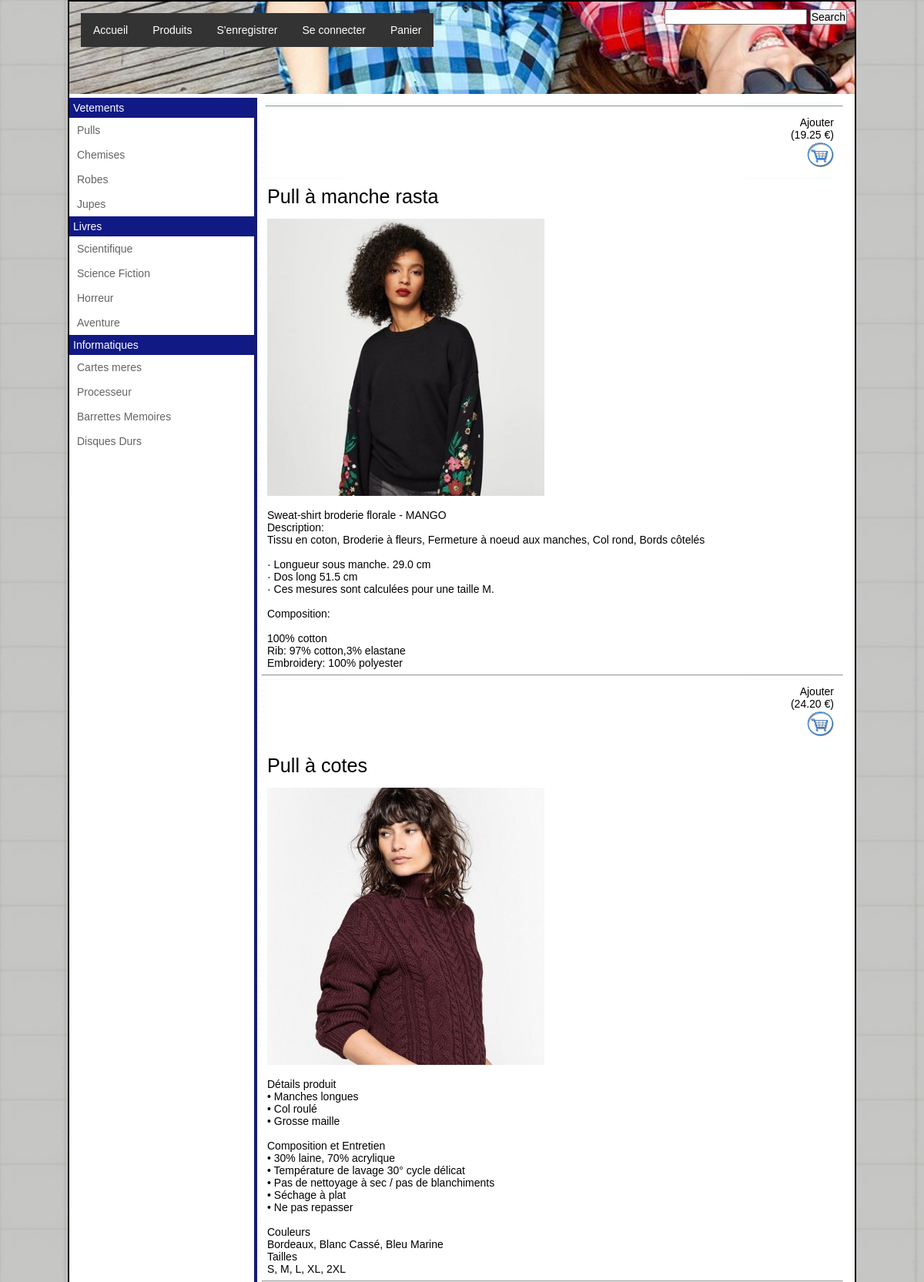
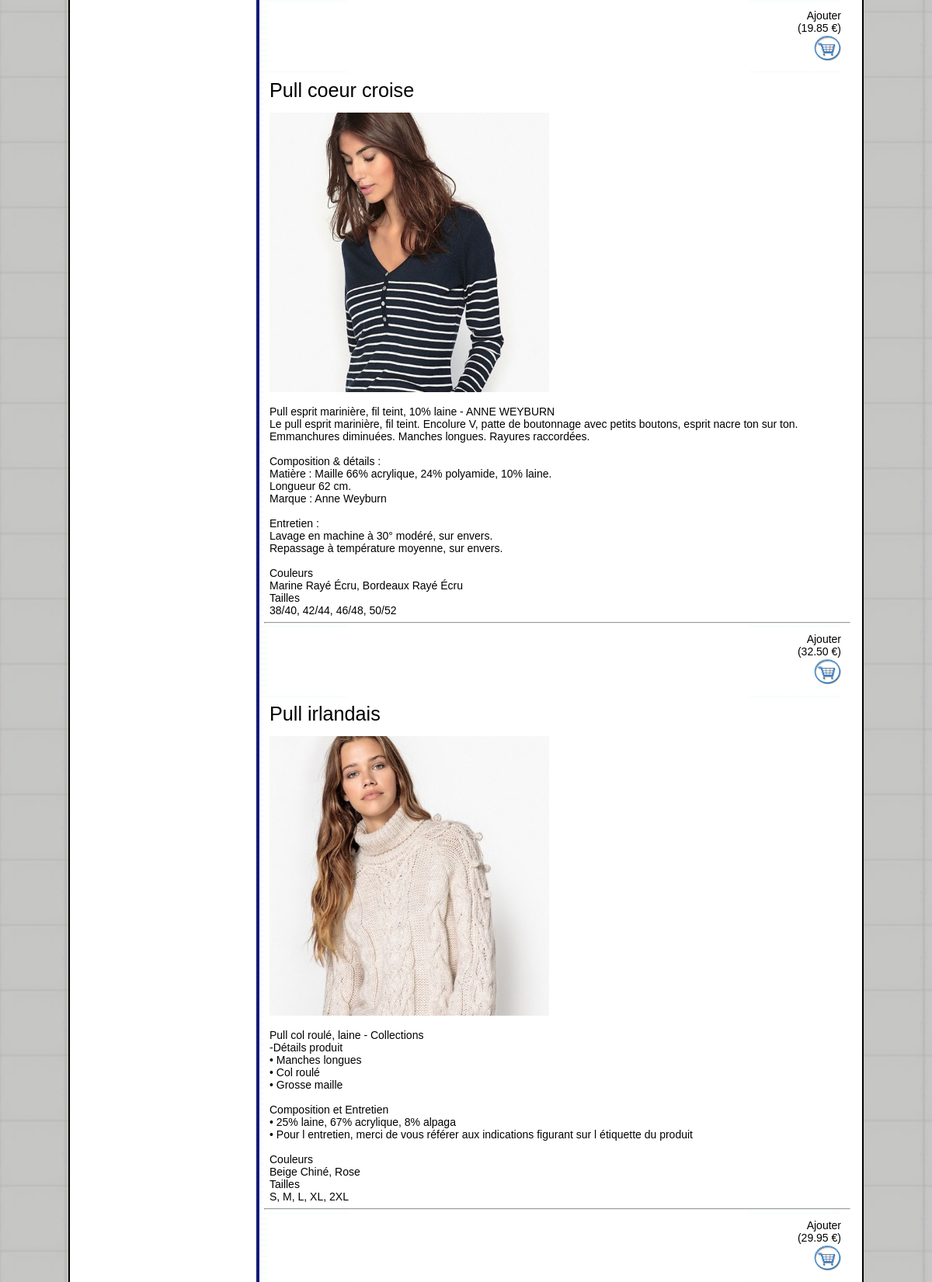
The page /index.php?all=all (upper part) on the database its author committed (2 pictures, top to bottom).
### tables this page shows
CREATE TABLE `sous_categories` (
  `idsscategorie` int(11) NOT NULL,
  `nomsscategorie` varchar(48) NOT NULL,
  `idcategorieparent` int(11) NOT NULL
);

CREATE TABLE `produits` (
  `idArticle` int(11) NOT NULL,
  `nomArticle` varchar(64) DEFAULT NULL,
  `idSscategorie` int(11) DEFAULT NULL,
  `photoArticle` varchar(127) DEFAULT NULL,
  `descArticle` longtext,
  `prixArticle` decimal(5,2) DEFAULT NULL
);

### controllers/ctrl_main.php (called while the page is built, shortened)
<?php
require_once ("tools/multiload.php");
$id_ssCat=0;
if (isset($_GET['idsscat'])) {
    if(!empty($_GET["idsscat"])){
        $id_ssCat = protect_montexte($_GET["idsscat"]);
    }
    if( $id_ssCat <> 0){
        $modArticles = new ModArticles();
        $articles = $modArticles->getArticlesofSsCat($id_ssCat);
        $str_inc = "views/view_detailsCategorie.php";
    }
} else if(isset($txtSearch) && !empty($txtSearch)){
    $str_inc ="resultSearch.php";
} else if(isset($_GET['all'])){
    $modArticles = new ModArticles();
    $allArticles = $modArticles->getAllArticles();
} else if(isset($_GET['act'])){
    $str_inc ="views/view_afficherpanier.php";
}else {
    $str_inc ="views/view_bienvenue.html";
}
require_once ("views/view_index.php");

### index.php (called while the page is built)
<?php
require_once ("controllers/ctrl_main.php");

### tools/multiload.php (called while the page is built, shortened)
<?php
spl_autoload_register(function ($className) {
    $dirs = ['models','tools'];
    try {
        foreach ($dirs as $dir) {
            $f = "$dir/$className.php";
            if (file_exists($f)) {
                $err = false;
                break;
            }
        }
    } catch (Exception $e) {
        echo "erreur : " . $e->getMessage();
        die();
    }
});

### models/modcategories.php (called while the page is built)
<?php
class ModCategories implements Conn_db
{
    private $conn;
    public function __construct()
    {
        try {
            $dsn = "mysql:host=localhost;dbname=".self::C_dbname;
            $this->conn = new PDO($dsn, self::C_dbuser, self::C_dbpass, array(PDO::ATTR_ERRMODE => PDO::ERRMODE_EXCEPTION));
        } catch (PDOException $p) {
            die('Erreur de connexion. Err : ' . $p->getMessage());
        }
    }
    public function getAllcategories()
    {
        $query = "SELECT * FROM categories";
        $res = $this->conn->query($query);
        return $res;
    }
    public function getSousCategories($id)
    {
        $query = "SELECT * FROM sous_categories where idcategorieparent = :idcat";
        $stmt = $this->conn->prepare($query);
        $stmt->bindParam(':idcat', $id, PDO::PARAM_INT);
        $stmt->execute();
        return $stmt;
    }
}

### models/modleftmenu.php (called while the page is built)
<?php
class ModLeftMenu
{
    public function buildLeftMenu()
    {
        $cat = new ModCategories();
        $qry_result = $cat->getAllcategories();
        $res = [];
        while ($row = $qry_result->fetch(PDO::FETCH_ASSOC)) {
            $res[$row['nomcategorie']] = [];
            $ssres = $cat->getSousCategories($row['idcategorie']);
            while($row_Ss = $ssres->fetch(PDO::FETCH_ASSOC)){
                array_push($res[$row['nomcategorie']], [$row_Ss['idsscategorie'],$row_Ss['nomsscategorie']]);
            }
        }
        return  $res;
    }
}

### models/modarticles.php (called while the page is built, shortened)
<?php
class ModArticles implements Conn_db
{
    private $conn;
    public function __construct()
    {
        try {
            $dsn = "mysql:host=localhost;dbname=".self::C_dbname;
            $this->conn = new PDO($dsn, self::C_dbuser, self::C_dbpass, array(PDO::ATTR_ERRMODE => PDO::ERRMODE_EXCEPTION));
        } catch (PDOException $p) {
            die('Erreur de connexion. Err : ' . $p->getMessage());
        }
    }
    function getAllArticles(){
        $query = "SELECT * FROM produits";
        $stmt = $this->conn->prepare($query);
        $stmt->execute();
        return $stmt;
    }
}

### views/view_afficherall.php (the view, shortened to what this page needs)
<?php
$return_string='';
if($allArticles->rowCount() > 0 ){
    while($row = $allArticles->fetch(PDO::FETCH_ASSOC)) {
        $return_string .= '<hr><p class="ajoutpanier">Ajouter<br>('.$row['prixArticle'].' €)<br>';
        $return_string .= '<a href="miscs/ajoutpanier.php?idart='.$row['idArticle'].'"><img src="assets/img/panier.jpg" width=36 height=36></a>';
        $return_string .= '<br></p>'."\n";
        $return_string .= '<p class="titrearticle">'.utf8_encode($row['nomArticle']).'</p>'  .  "\n";
        $return_string .= '<p><img src="'.$row['photoArticle'].'" alt="'. $row['nomArticle'] .'" width=360 height=360></p>'."\n";
        $return_string .= '<p>'.utf8_encode($row['descArticle']).'</p>';
    }
}else {
    $return_string .= '<h1>Article introuvable ...</h1>';
}
echo $return_string;

### views/view_left_menu.php
<?php
$menu_string = '<ul>';
foreach ($resLeftMenu as $catM => $SsCats) {
    $menu_string  .= '<li class="licategorie">' . $catM . '</li>';
    foreach ($SsCats as $SsCatName) {
        $menu_string .= '<li class="lisscategorie">';
        $menu_string .= '<a href="index.php?idsscat=' . $SsCatName[0] . '">' . $SsCatName[1] . '</a>';
        $menu_string .= '</li>';
    }
}
$menu_string .= '</ul>';
echo $menu_string;

### assets/css/index.css (style rules this page uses)
*,html { padding : 0px; margin : 0px; font-family: Arial, Helvetica, sans-serif; font-size: 14px; box-sizing: border-box; }
body { background-image: url("../img/bgBazar.jpg"); background-repeat: both; }
#contentblock a { text-decoration: none; }
#contentblock p { background-color: white; text-justify: auto; color:#000000; padding: 7px; }
.licategorie { background-color: #111985; color: white; padding: 5px; }
#leftmenu ul { list-style-type: none; margin: 0; padding: 0; }
#leftmenu li a { color: rgb(99, 99, 99); text-decoration: none; white-space: nowrap; display: block; padding: 8px 10px ; }
.titrearticle { font-size: 1.8em; }
.ajoutpanier { background-color: rgb(100, 180, 240); padding: 5px; margin: 5px; border: 0px; text-align: right; }

### rows shown on the page
sous_categories: nomsscategorie "Pulls"
sous_categories: nomsscategorie "Chemises"
sous_categories: nomsscategorie "Robes"
sous_categories: nomsscategorie "Jupes"
sous_categories: nomsscategorie "Scientifique"
sous_categories: nomsscategorie "Science Fiction"
sous_categories: nomsscategorie "Horreur"
sous_categories: nomsscategorie "Aventure"
sous_categories: nomsscategorie "Cartes meres"
sous_categories: nomsscategorie "Processeur"
sous_categories: nomsscategorie "Barrettes Memoires"
sous_categories: nomsscategorie "Disques Durs"
produits: prixArticle "19.25", nomArticle "Pull à manche rasta", photoArticle (picture), descArticle "Sweat-shirt broderie florale - MANGO Description: Tissu en coton, Broderie à fleurs, Fermeture à noeud aux manches, Col rond, Bords côtelés · Longueur sous manche. 29.0 cm · Dos long 51.5 cm · Ces mesures sont calculées pour une taille M. Composition: 100% cotton Rib: 97% cotton,3% elastane Embroidery: 100% polyester"
produits: prixArticle "24.20", nomArticle "Pull à cotes", photoArticle (picture), descArticle "Détails produit • Manches longues • Col roulé • Grosse maille Composition et Entretien • 30% laine, 70% acrylique • Température de lavage 30° cycle délicat • Pas de nettoyage à sec / pas de blanchiments • Séchage à plat • Ne pas repasser Couleurs Bordeaux, Blanc Cassé, Bleu Marine Tailles S, M, L, XL, 2XL"
produits: prixArticle "19.85", nomArticle "Pull coeur croise", photoArticle (picture), descArticle "Pull esprit marinière, fil teint, 10% laine - ANNE WEYBURN Le pull esprit marinière, fil teint. Encolure V, patte de boutonnage avec petits boutons, esprit nacre ton sur ton. Emmanchures diminuées. Manches longues. Rayures raccordées. Composition & détails : Matière : Maille 66% acrylique, 24% polyamide, 10% laine. Longueur 62 cm. Marque : Anne Weyburn Entretien : Lavage en machine à 30° modéré, sur envers. Repassage à température moyenne, sur envers. Couleurs Marine Rayé Écru, Bordeaux Rayé Écru Tailles 38/40, 42/44, 46/48, 50/52"
produits: prixArticle "32.50", nomArticle "Pull irlandais", photoArticle (picture), descArticle "Pull col roulé, laine - Collections -Détails produit • Manches longues • Col roulé • Grosse maille Composition et Entretien • 25% laine, 67% acrylique, 8% alpaga • Pour l entretien, merci de vous référer aux indications figurant sur l étiquette du produit Couleurs Beige Chiné, Rose Tailles S, M, L, XL, 2XL"
produits: prixArticle "29.95"

### other values the page prints
$catM "Vetements"
$catM "Livres"
$catM "Informatiques"
